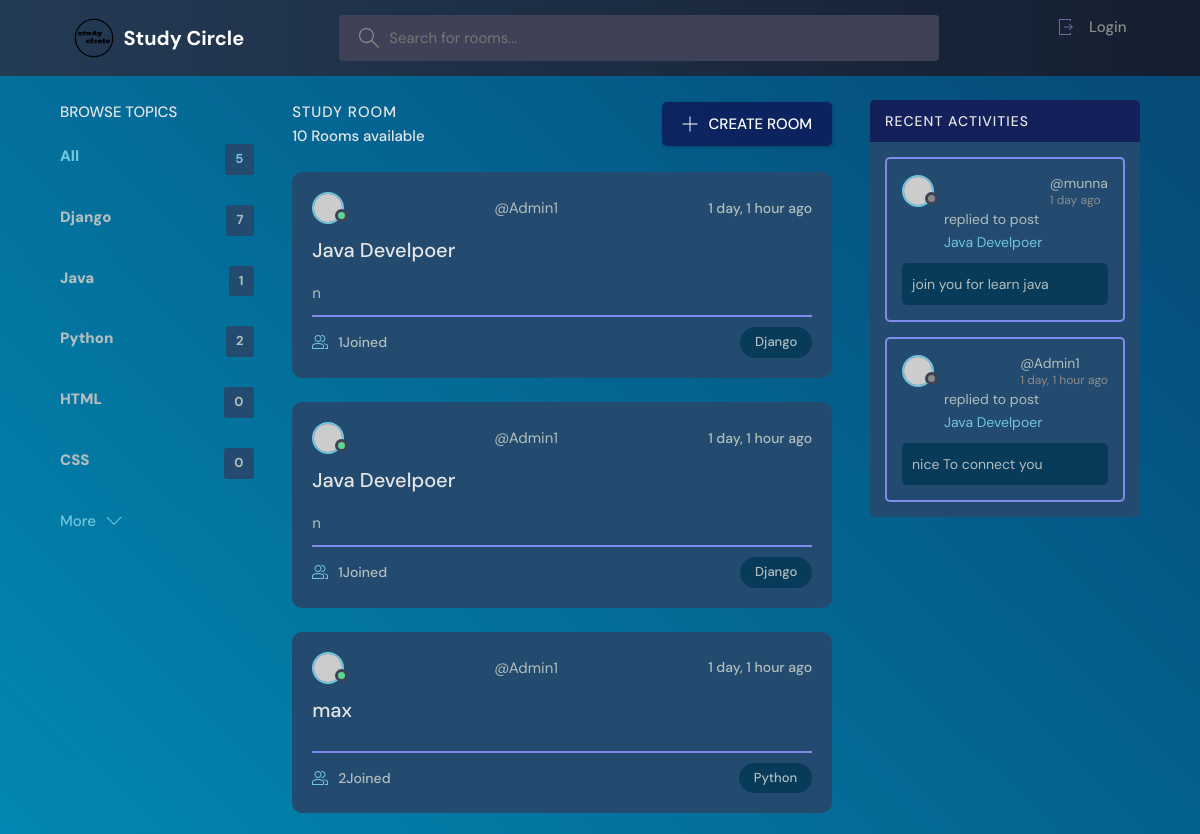
Before: / (upper part) with the older database file.
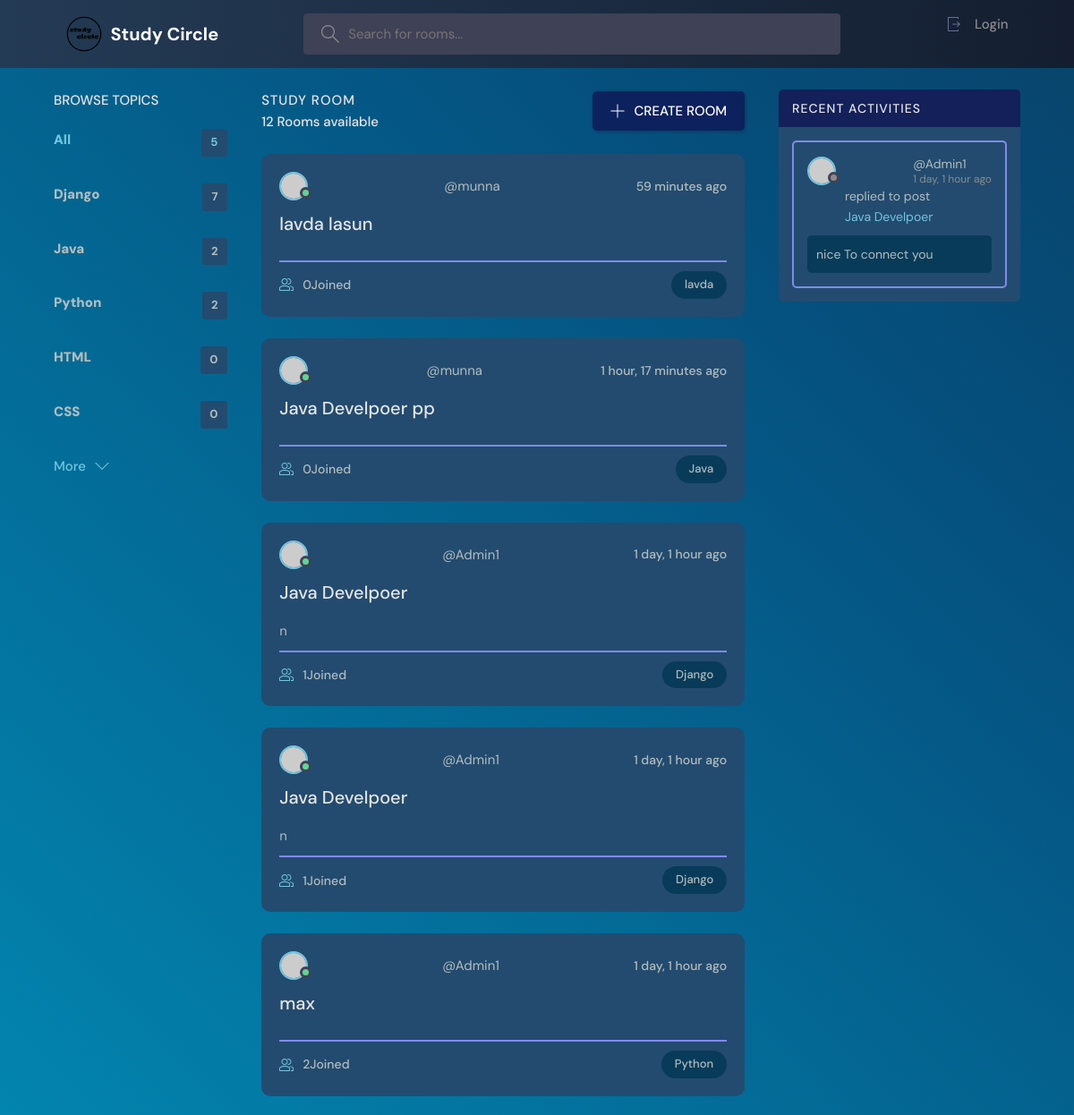
After: the same page with the newer database file.
### base/models.py (models this page shows, shortened)
class Topic(models.Model):
    name = models.CharField(max_length=200)

class Room(models.Model):
    host = models.ForeignKey(User,on_delete=models.SET_NULL,null=True)
    topic =models.ForeignKey(Topic,on_delete=models.SET_NULL,null=True)
    name = models.CharField(max_length=200)
    description = models.TextField(null=True,blank=True)
    participants = models.ManyToManyField(User,related_name='participants',blank=True)
    updated = models.DateTimeField(auto_now=True)
    created  = models.DateTimeField(auto_now_add=True)
    class Meta:
        ordering = ['-updated','-created']
    def __str__(self):
        return self.name

class Message(models.Model):
    user = models.ForeignKey(User,on_delete=models.CASCADE)
    room = models.ForeignKey(Room,on_delete=models.CASCADE)
    body = models.TextField()
    updated = models.DateTimeField(auto_now=True)
    created  = models.DateTimeField(auto_now_add=True)
    class Meta:
        ordering = ['-updated','-created']
    def __str__(self):
        return self.body[0:50]

### base/views.py (the view)
# urls.py: path('', views.home, name="home"),
def home(request):
    q = request.GET.get('q') if request.GET.get('q') != None else ''
    rooms = Room.objects.filter(Q(topic__name__icontains = q)
                                |Q(name__icontains=q)
                                |Q(description__icontains=q)
                                )# to get filterd objects with topic name provided form Room
    room_cont = rooms.count()
    room_messages = Message.objects.filter(Q(room__topic__name__icontains=q))
    topic = Topic.objects.all()[0:5]# to get all entity from topic
    context = {'rooms':rooms,'topics':topic,'room_count':room_cont,'room_messages':room_messages}
    return render(request,'base/home.html',context)

### base/templates/base/home.html (shortened to what this page needs)
{% extends "main.html" %}
{% block content %}
<main class="layout layout--3">
  <div class="container">
    {% include "base/topics_components.html" %}
    <div class="roomList">
      <div class="roomList__header">
        <div>
          <h2>Study Room</h2>
          <p>{{room_count}} Rooms available</p>
        </div>
        <a class="btn btn--main" href="{% url 'creat-room' %}">
          <svg version="1.1" xmlns="http://www.w3.org/2000/svg" width="32" height="32" viewBox="0 0 32 32">
            <title>add</title>
            <path
              d="M16.943 0.943h-1.885v14.115h-14.115v1.885h14.115v14.115h1.885v-14.115h14.115v-1.885h-14.115v-14.115z">
            </path>
          </svg>
          CREATE ROOM
        </a>
      </div>
      {% include "base/feed_components.html" %}
    </div>
    {% include "base/activity_components.html" %}
  </div>
</main>{% endblock content %}

### base/templates/base/topics_components.html
<div class="topics">
    <div class="topics__header">
      <h2>Browse Topics</h2>
    </div>
    <ul class="topics__list">
      <li>
        <a href="{% url 'home'%}" class="active">All<span>{{topics.count}}</span></a>
      </li>
      {% for topic in topics %}
      <li>
        <a href="{% url 'home' %}?q={{topic.name}}">{{topic.name}} <span>{{topic.room_set.all.count}}</span></a>
      </li>
      {% endfor %}
    </ul>
    <a class="btn btn--link" href="{% url "topics" %}">
      More
      <svg version="1.1" xmlns="http://www.w3.org/2000/svg" width="32" height="32" viewBox="0 0 32 32">
        <title>chevron-down</title>
        <path d="M16 21l-13-13h-3l16 16 16-16h-3l-13 13z"></path>
      </svg>
    </a>
  </div>

### base/templates/base/feed_components.html (shortened to what this page needs)
{% for room in rooms %}
<div class="roomListRoom">
    <div class="roomListRoom__header">
        <div class="avatar avatar--small active">
          <img src="https://randomuser.me/api/portraits/men/11.jpg" />
        </div>
        <span>@{{room.host.username}}</span>
      <div class="roomListRoom__actions">
        <span>{{room.created|timesince}} ago</span>
      </div>
    </div>
    <div class="roomListRoom__content">
      <a href="{% url 'room' room.id %}">{{room.name}}</a>
      <p>
        {{room.description}}
      </p>
    </div>
    <div class="roomListRoom__meta">
      <a  href="{% url 'room' room.id %}" class="roomListRoom__joined">
        {{room.participants.all.count}}Joined
      </a>
      <p class="roomListRoom__topic">{{room.topic.name}}</p>
    </div>
  </div>
  {% endfor %}

### base/templates/base/activity_components.html (shortened to what this page needs)
<div class="activities">
  <div class="activities__header">
    <h2>Recent Activities</h2>
  </div>
  {% for message in room_messages %}
  <div class="activities__box">
    <div class="activities__boxHeader roomListRoom__header">
        <div class="avatar avatar--small">
          <img src="https://randomuser.me/api/portraits/women/11.jpg" />
        </div>
        <p>
          @{{message.user}}
          <span>{{message.created|timesince}} ago</span>
        </p>
    </div>
    <div class="activities__boxContent">
      <p>replied to post <a href="{% url "room" message.room.id%}">{{message.room}}</a></p>
      <div class="activities__boxRoomContent">
        {{message}}
      </div>
    </div>
  </div>
  {% endfor %}
</div>

Changed rows visible on the page:
removed Message: user "munna", created "1 day", room "Java Develpoer", body "join you for learn java"
computed for Topic "Java": room_set.all.count "1" → "2"
added Room: host.username "munna", created "59 minutes", name "lavda lasun", participants.all.count "0", topic.name "lavda"
added Room: host.username "munna", created "1 hour, 17 minutes", name "Java Develpoer pp", participants.all.count "0", topic.name "Java"
Other visible differences:
{{ room_count }}: "10" → "12"
